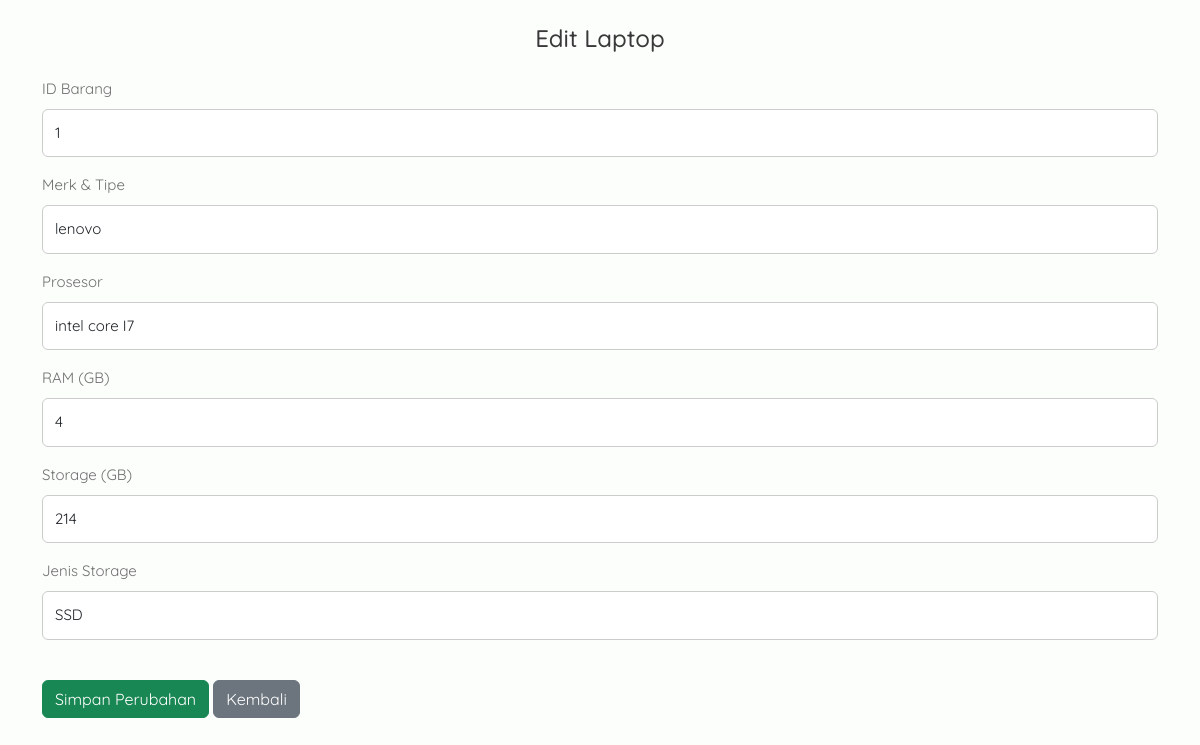
The page /edit.php?id=1 on the database its author committed.
### tables this page shows
CREATE TABLE `tbl_barang` (
  `id_barang` int NOT NULL,
  `Merk_tipe` varchar(50) NOT NULL,
  `prosessor` varchar(50) NOT NULL,
  `ram` int NOT NULL,
  `storage` int NOT NULL,
  `jenis_storage` varchar(10) NOT NULL
);

### edit.php (the view, shortened to what this page needs)
<?php
include 'koneksi.php';
$id = $_GET['id'];
$query = "SELECT * FROM tbl_barang WHERE id_barang = '$id'";
$result = mysqli_query($koneksi, $query);
$data = mysqli_fetch_assoc($result);
?>
<!DOCTYPE html>
<html lang="id">
<head>
    <link href="https://cdn.jsdelivr.net/npm/bootstrap@5.3.0/dist/css/bootstrap.min.css" rel="stylesheet">
    <link rel="stylesheet" href="assets/css/style.css">
</head>
<body>
    <div class="container mt-4">
        <h2 class="section-title">Edit Laptop</h2>
        <form method="POST">
        <div class="mb-3">
                <label>ID Barang</label>
                <input type="text" name="id_barang" class="form-control" value="<?= $data['id_barang']; ?>" required>
            </div>
            <div class="mb-3">
                <label>Merk & Tipe</label>
                <input type="text" name="Merk_tipe" class="form-control" value="<?= $data['Merk_tipe']; ?>" required>
            </div>
            <div class="mb-3">
                <label>Prosesor</label>
                <input type="text" name="prosessor" class="form-control" value="<?= $data['prosessor']; ?>" required>
            </div>
            <div class="mb-3">
                <label>RAM (GB)</label>
                <input type="number" name="ram" class="form-control" value="<?= $data['ram']; ?>" required>
            </div>
            <div class="mb-3">
                <label>Storage (GB)</label>
                <input type="number" name="storage" class="form-control" value="<?= $data['storage']; ?>" required>
            </div>
            <div class="mb-3">
                <label>Jenis Storage</label>
                <select name="jenis_storage" class="form-control" required>
                    <option value="SSD" <?= ($data['jenis_storage'] == "SSD") ? "selected" : ""; ?>>SSD</option>
                </select>
            </div>
        <button type="submit" class="btn btn-success">Simpan Perubahan</button>
        <button type="button" class="btn btn-secondary">
            <a href="admin_panel.php" style="color: white;">Kembali</a>
        </button>
        </form>
    </div>
</body>
</html>

### assets/css/style.css (style rules this page uses)
:root { --header-height: 3rem; --first-color: #012d80; --first-color-alt: #021a47; --title-color: #393939; --text-color: #707070; --text-color-light: #a6a6a6; --body-color: #fbfefb; --container-color: #fff; --body-font: 'Quicksand', sans-serif; --biggest-font-size: 2.25rem; --h1-font-zize: 1.5rem; --h2-font-zize: 1.25rem; --h3-font-zize: 1rem; --normal-font-size: .938rem; --small-font-size: .813rem; --smaller-font-size: .75rem; --smallest-font-size: .55rem; --font-medium: 500; --font-semi-bold: 600; --mb-1: .5rem; --mb-2: 1rem; --mb-3: 1.5rem; --mb-4: 2rem; --mb-5: 2.5rem; --mb-6: 3rem; --z-tolltip: 10; --z-fixed: 100; }
html { scroll-behavior: smooth; }
body { margin: var(--header-height) 0 0 0; font-family: var(--body-font); font-size: var(--normal-font-size); background-color: var(--body-color); color: var(--text-color); line-height: 1.6; }
h1, h2, h3, p, ul { margin: 0; }
a { color: white; text-decoration: none; }
.section-title, .section-subtitle { text-align: center; }
.section-title { font-size: var(--h1-font-zize); color: var(--title-color); margin-bottom: var(--mb-3); }
* { box-sizing: border-box }
@media screen and (min-width: 768px) { body { margin: 0; } }
label { font-size: var(--normal-font-size); margin-bottom: var(--mb-1); color: var(--text-color); }
.form-control { padding: 0.75rem; font-size: var(--normal-font-size); border: 1px solid #ccc; border-radius: 6px; outline: none; transition: border-color 0.3s ease-in-out; }
button { grid-column: span 2; padding: 1rem 2rem; background-color: var(--first-color); color: #fff; border-radius: 6px; font-size: var(--normal-font-size); cursor: pointer; transition: background-color 0.3s ease-in-out; margin-top: var(--mb-3); }

### rows shown on the page
tbl_barang: id_barang "1", Merk_tipe "lenovo", prosessor "intel core I7", ram "4", storage "214", jenis_storage "SSD"
